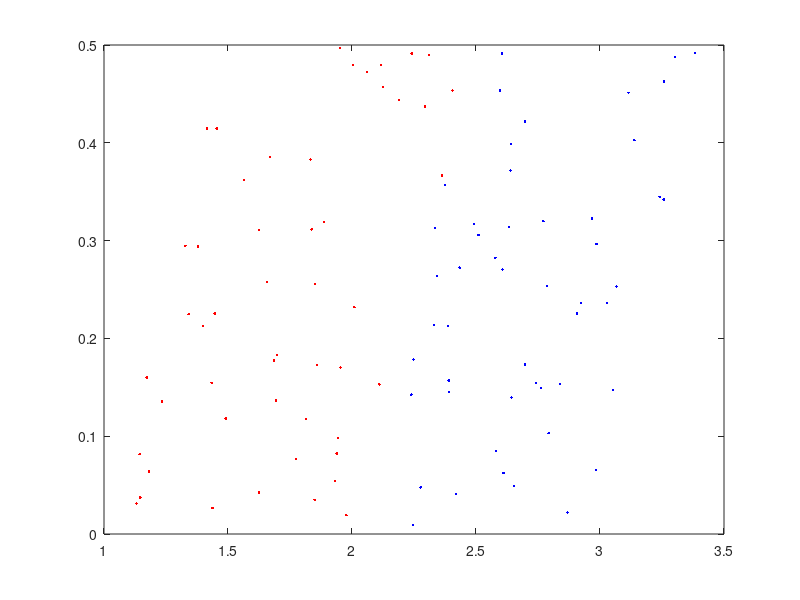

MATLAB code for this plot: (Note: this script raises an error after producing the figure.)
% example 1

clear all; close all;

x_2 = rand(100,1)*0.5;  % channel_2: noise
x_1 = [1+rand(50,1); 2+rand(50,1)] + x_2; % channel 1: signal_of_interest + noise

x_3 = x_1 - x_2;

X = [x_1, x_2]; 
figure;
plot(X(1:50,1),X(1:50,2),'r.'); % the former 50 points are #1 class
hold on
plot(X(51:100,1),X(51:100,2),'b.'); % the latter 50 points are #2 class
hold off

Y = [ones(50,1); 2*ones(50,1)];

%
XL = [X(1:25,:); X(51:75,:)];
XU = [X(26:50,:); X(76:100,:)];
YL = [[ones(25,1),zeros(25,1)];[zeros(25,1),ones(25,1)]];
YU = [ones(25,1);2*ones(25,1)];

ntr= 50;
ntt=50;

p = 1;
maxIter = 50;
gammalib = 2.^(-10:10);

XL = XL';
XU = XU';

[~,YU] = max(YU,[],2);


acc_RLSR = zeros(length(gammalib),1);
for i = 1:length(gammalib)
    gamma = gammalib(i);
    
    % function
    [~, theta, W,  obj, Y] = RLSR(XL, YL, XU, p, gamma, maxIter);
    
    % accuracy
    [~,YU_pred] = max(Y(ntr+1:ntr+ntt,:),[],2);
    acc_RLSR(i,1) = length(find(YU_pred == YU))./ntt;
    fprintf('gamma = %d, accuracy = %.2f \n', log2(gamma), acc_RLSR(i,1)*100);
end
fprintf('The max accuracy = %.2f\n',max(acc_RLSR(:))*100);

save RLSR_W_example1 W
